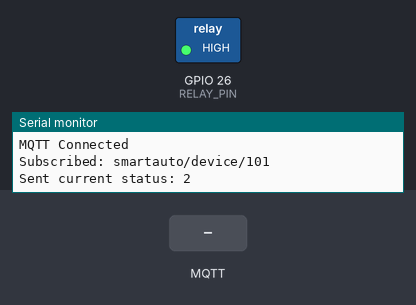
The sketch below on a simulated ESP32. Parts: switched loads named in the sketch (green lamp = pin HIGH), the last lines printed to the serial monitor. The test bench sets the inputs (shaded band). WiFi joins after 1.5 s; servers stay silent unless stated; random numbers use the default seed unless the sketch sets one; EEPROM starts erased; no MQTT or app messages arrive unless stated.

Above: at 2.7 s.
2.8 s: MQTT message "1" arrives on the first subscribed topic
At 3.2 s:
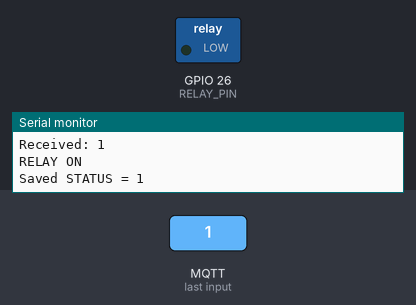
4.3 s: MQTT message "2" arrives on the first subscribed topic
At 5.5 s:
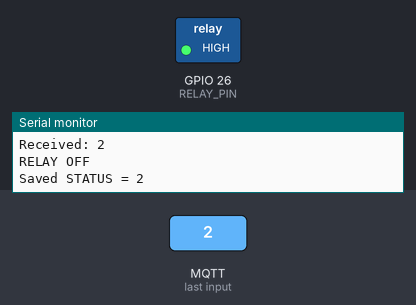
Timing chart, 0 to 7.3 s (numbered marks = the images above; inputs shaded):
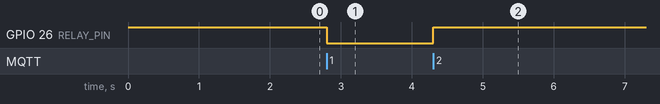

Measured:
- after the input at 2.8 s, GPIO 26 (RELAY_PIN): HIGH → LOW at once
- after the input at 4.3 s, GPIO 26 (RELAY_PIN): LOW → HIGH at once

The sketch:

MotorController.ino
```cpp
#include <WiFi.h>
#include <PubSubClient.h>
#include <Preferences.h>
#include <ArduinoJson.h>

const char* WIFI_SSID = "Ayush";
const char* WIFI_PASSWORD = "Ayush@5860";

const char* MQTT_SERVER = "88.222.213.221";
const int MQTT_PORT = 1883;

const char* MQTT_TOPIC = "smartauto/device/101";
const char* LIMIT_TOPIC = "smartauto/device/101/limit";
const char* STATUS_TOPIC = "smartauto/device/101/status";
const char* MEASUREMENT_TOPIC = "smartauto/device/101/measurement";
const unsigned long MEASUREMENT_INTERVAL_MS = 1000;

#define RELAY_PIN 26

// Your working relay test showed Active LOW
#define RELAY_ON LOW
#define RELAY_OFF HIGH

WiFiClient espClient;
PubSubClient mqttClient(espClient);

Preferences preferences;

int lastStatus;

struct PhaseLimit
{
  bool flagVol;
  float minVol;
  float maxVol;
  bool flagA;
  float minA;
  float maxA;
};

struct DeviceLimits
{
  PhaseLimit R;
  PhaseLimit B;
  PhaseLimit Y;
};

DeviceLimits limits;

// Demo readings only. Replace these values with actual sensor measurements.
float measuredVoltage[3] = {400, 400, 400};
float measuredCurrent[3] = {12, 12, 12};
unsigned long lastMeasurementPublishMs = 0;

String defaultLimits = R"json({
  "device": 101,
  "R": {"flagVol": true, "minVol": 315, "maxVol": 450, "flagA": true, "minA": 10, "maxA": 15},
  "B": {"flagVol": true, "minVol": 315, "maxVol": 450, "flagA": true, "minA": 10, "maxA": 15},
  "Y": {"flagVol": true, "minVol": 315, "maxVol": 450, "flagA": true, "minA": 10, "maxA": 15}
})json";

bool parseBoolean(JsonObjectConst object, const char* primaryKey, const char* alternateKey, bool& value)
{
  JsonVariantConst primaryValue = object[primaryKey];
  if (primaryValue.is<bool>())
  {
    value = primaryValue.as<bool>();
    return true;
  }

  JsonVariantConst alternateValue = object[alternateKey];
  if (alternateValue.is<bool>())
  {
    value = alternateValue.as<bool>();
    return true;
  }

  return false;
}

bool parsePhase(JsonObjectConst object, PhaseLimit& phase)
{
  if (!parseBoolean(object, "flagVol", "isVol", phase.flagVol) ||
      !(object["minVol"].is<int>() || object["minVol"].is<float>()) ||
      !(object["maxVol"].is<int>() || object["maxVol"].is<float>()) ||
      !parseBoolean(object, "flagA", "isA", phase.flagA) ||
      !(object["minA"].is<int>() || object["minA"].is<float>()) ||
      !(object["maxA"].is<int>() || object["maxA"].is<float>()))
  {
    return false;
  }

  phase.minVol = object["minVol"].as<float>();
  phase.maxVol = object["maxVol"].as<float>();
  phase.minA = object["minA"].as<float>();
  phase.maxA = object["maxA"].as<float>();

  return phase.minVol <= phase.maxVol && phase.minA <= phase.maxA;
}

bool parseLimits(const String& json, DeviceLimits& parsedLimits)
{
  JsonDocument document;
  if (deserializeJson(document, json))
  {
    return false;
  }

  if ((!document["device"].isNull() && document["device"].as<int>() != 101))
  {
    return false;
  }

  JsonObjectConst phaseR = document["R"].as<JsonObjectConst>();
  JsonObjectConst phaseB = document["B"].as<JsonObjectConst>();
  JsonObjectConst phaseY = document["Y"].as<JsonObjectConst>();
  if (phaseR.isNull()) phaseR = document["r"].as<JsonObjectConst>();
  if (phaseB.isNull()) phaseB = document["b"].as<JsonObjectConst>();
  if (phaseY.isNull()) phaseY = document["y"].as<JsonObjectConst>();

  return parsePhase(phaseR, parsedLimits.R) &&
         parsePhase(phaseB, parsedLimits.B) &&
         parsePhase(phaseY, parsedLimits.Y);
}

bool readingsWithinLimits(const PhaseLimit& phase, float voltage, float current, const char* name)
{
  bool withinLimits = true;

  if ((phase.flagVol && phase.minVol >= phase.maxVol) ||
      (phase.flagA && phase.minA >= phase.maxA))
  {
    Serial.printf("Phase %s has an invalid zero-width limit range\n", name);
    withinLimits = false;
  }

  if (phase.flagVol && (voltage < phase.minVol || voltage > phase.maxVol))
  {
    Serial.printf("Phase %s voltage out of range: %.1f V\n", name, voltage);
    withinLimits = false;
  }

  if (phase.flagA && (current < phase.minA || current > phase.maxA))
  {
    Serial.printf("Phase %s current out of range: %.1f A\n", name, current);
    withinLimits = false;
  }

  return withinLimits;
}

bool canStartRelay()
{
  bool phaseRWithinLimits = readingsWithinLimits(limits.R, measuredVoltage[0], measuredCurrent[0], "R");
  bool phaseBWithinLimits = readingsWithinLimits(limits.B, measuredVoltage[1], measuredCurrent[1], "B");
  bool phaseYWithinLimits = readingsWithinLimits(limits.Y, measuredVoltage[2], measuredCurrent[2], "Y");

  return phaseRWithinLimits && phaseBWithinLimits && phaseYWithinLimits;
}

int measurementStatus(bool enabled, float value, float minimum, float maximum)
{
  if (!enabled)
  {
    return 0;
  }

  return minimum < maximum && value >= minimum && value <= maximum ? 1 : 2;
}

void addPhaseMeasurement(JsonArray readings, const char* phaseName, const PhaseLimit& phase,
                         float voltage, float current)
{
  JsonObject reading = readings.add<JsonObject>();
  reading["VName"] = phaseName;
  reading["VValue"] = phase.flagVol ? voltage : 0;
  reading["VStatus"] = measurementStatus(phase.flagVol, voltage, phase.minVol, phase.maxVol);
  reading["AValue"] = phase.flagA ? current : 0;
  reading["AStatus"] = measurementStatus(phase.flagA, current, phase.minA, phase.maxA);
}

void publishMeasurements()
{
  JsonDocument document;
  JsonArray readings = document.to<JsonArray>();

  addPhaseMeasurement(readings, "R", limits.R, measuredVoltage[0], measuredCurrent[0]);
  addPhaseMeasurement(readings, "B", limits.B, measuredVoltage[1], measuredCurrent[1]);
  addPhaseMeasurement(readings, "Y", limits.Y, measuredVoltage[2], measuredCurrent[2]);

  String payload;
  serializeJson(document, payload);
  mqttClient.publish(MEASUREMENT_TOPIC, payload.c_str(), true);
}

void stopRelayIfLimitsFail()
{
  if (lastStatus != 1 || canStartRelay())
  {
    return;
  }

  digitalWrite(RELAY_PIN, RELAY_OFF);
  lastStatus = 2;
  preferences.putInt("status", 2);
  mqttClient.publish(STATUS_TOPIC, "2");
  Serial.println("RELAY STOPPED: readings outside limits");
}


// =========================
// MQTT MESSAGE
// =========================
void callback(char* topic, byte* payload, unsigned int length)
{
  String message = "";

  for (unsigned int i = 0; i < length; i++)
  {
    message += (char)payload[i];
  }

  Serial.print("Received: ");
  Serial.println(message);

  if (strcmp(topic, LIMIT_TOPIC) == 0)
  {
    DeviceLimits updatedLimits;
    if (parseLimits(message, updatedLimits))
    {
      limits = updatedLimits;
      defaultLimits = message;
      preferences.putString("limits", message);
      Serial.println("Saved updated device limits");
      stopRelayIfLimitsFail();
    }
    else
    {
      Serial.println("Rejected invalid limit configuration");
    }
  }
  else if (message == "1")
  {
    if (!canStartRelay())
    {
      digitalWrite(RELAY_PIN, RELAY_OFF);
      lastStatus = 2;
      preferences.putInt("status", 2);
      mqttClient.publish(STATUS_TOPIC, "2");
      Serial.println("RELAY START BLOCKED: readings outside limits");
      return;
    }

    digitalWrite(RELAY_PIN, RELAY_ON);

    lastStatus = 1;
    preferences.putInt("status", 1);

    Serial.println("RELAY ON");
    Serial.println("Saved STATUS = 1");

    mqttClient.publish(STATUS_TOPIC, "1");
  }

  else if (message == "2")
  {
    digitalWrite(RELAY_PIN, RELAY_OFF);

    lastStatus = 2;
    preferences.putInt("status", 2);

    Serial.println("RELAY OFF");
    Serial.println("Saved STATUS = 2");

    mqttClient.publish(STATUS_TOPIC, "2");
  }
}


// =========================
// WIFI
// =========================
void connectWiFi()
{
  Serial.println("Connecting WiFi...");

  WiFi.begin(WIFI_SSID, WIFI_PASSWORD);

  while (WiFi.status() != WL_CONNECTED)
  {
    delay(500);
    Serial.print(".");
  }

  Serial.println();
  Serial.println("WiFi Connected");

  Serial.print("IP: ");
  Serial.println(WiFi.localIP());
}


// =========================
// MQTT
// =========================
void connectMQTT()
{
  while (!mqttClient.connected())
  {
    Serial.println("Connecting MQTT...");

    String clientId = "ESP32_101_";
    clientId += String(random(10000));

    if (mqttClient.connect(clientId.c_str()))
    {
      Serial.println("MQTT Connected");

      mqttClient.subscribe(MQTT_TOPIC);
      mqttClient.subscribe(LIMIT_TOPIC);

      Serial.print("Subscribed: ");
      Serial.println(MQTT_TOPIC);

      // Send current status
      if (lastStatus == 1)
      {
        mqttClient.publish(STATUS_TOPIC, "1");
        Serial.println("Sent current status: 1");
      }
      else
      {
        mqttClient.publish(STATUS_TOPIC, "2");
        Serial.println("Sent current status: 2");
      }
    }
    else
    {
      Serial.print("MQTT failed, state = ");
      Serial.println(mqttClient.state());

      delay(3000);
    }
  }
}


// =========================
// SETUP
// =========================
void setup()
{
  Serial.begin(115200);

  // Relay
  pinMode(RELAY_PIN, OUTPUT);
  digitalWrite(RELAY_PIN, RELAY_OFF);

  // Open ESP32 permanent memory
  preferences.begin("motor", false);

  String savedLimits = preferences.getString("limits", defaultLimits);
  if (!parseLimits(savedLimits, limits))
  {
    parseLimits(defaultLimits, limits);
    preferences.putString("limits", defaultLimits);
  }

  // Read previous status
  lastStatus = preferences.getInt("status", 2);

  Serial.println();
  Serial.println("==============================");
  Serial.println("ESP32 MOTOR CONTROLLER");
  Serial.println("==============================");

  Serial.print("Saved status = ");
  Serial.println(lastStatus);

  // Restore the relay only if the saved limits allow it.
  if (lastStatus == 1 && canStartRelay())
  {
    digitalWrite(RELAY_PIN, RELAY_ON);
    Serial.println("RESTORE -> RELAY ON");
  }
  else
  {
    digitalWrite(RELAY_PIN, RELAY_OFF);
    Serial.println("RESTORE -> RELAY OFF");
    if (lastStatus == 1)
    {
      lastStatus = 2;
      preferences.putInt("status", 2);
    }
  }

  // WiFi
  connectWiFi();

  // MQTT
  mqttClient.setServer(MQTT_SERVER, MQTT_PORT);
  mqttClient.setCallback(callback);
  mqttClient.setBufferSize(512);
}


// =========================
// LOOP
// =========================
void loop()
{
  if (WiFi.status() != WL_CONNECTED)
  {
    connectWiFi();
  }

  if (!mqttClient.connected())
  {
    connectMQTT();
  }

  mqttClient.loop();
  stopRelayIfLimitsFail();

  if (millis() - lastMeasurementPublishMs >= MEASUREMENT_INTERVAL_MS)
  {
    lastMeasurementPublishMs = millis();
    publishMeasurements();
  }
}
```
